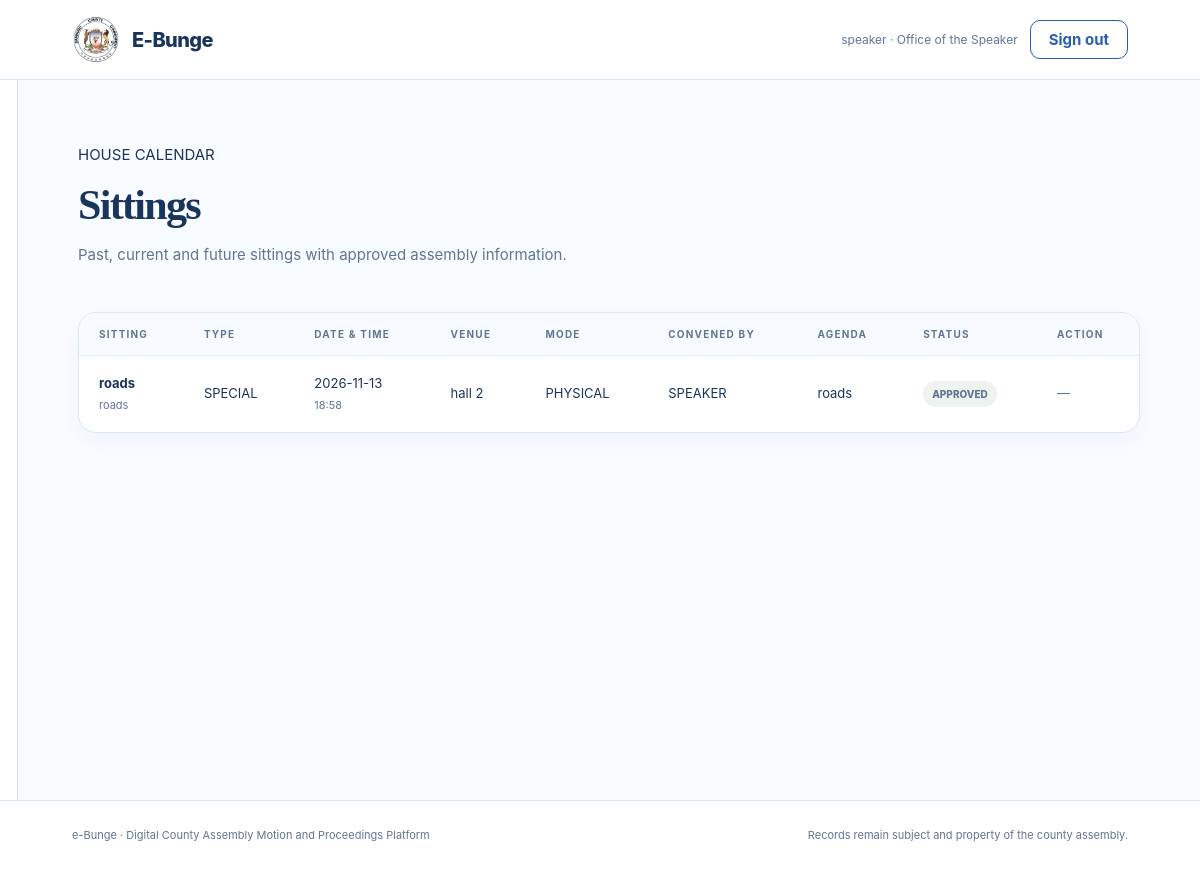
The app's page /pages/sittings.php (signed in) with its own data.
### tables this page shows
CREATE TABLE sittings (
      id INTEGER PRIMARY KEY AUTOINCREMENT, title TEXT NOT NULL, sitting_date TEXT NOT NULL,
      venue TEXT NOT NULL, agenda TEXT, status TEXT DEFAULT 'pending', created_by INTEGER,
      approved_by INTEGER, created_at TEXT DEFAULT CURRENT_TIMESTAMP, sitting_type TEXT NOT NULL DEFAULT 'ORDINARY', start_time TEXT NOT NULL DEFAULT '09:00', mode TEXT NOT NULL DEFAULT 'PHYSICAL', convened_by TEXT NOT NULL DEFAULT 'CLERK', purpose TEXT,
      FOREIGN KEY(created_by) REFERENCES users(id), FOREIGN KEY(approved_by) REFERENCES users(id)
    );

### pages/sittings.php (the view, shortened to what this page needs)
<?php
include __DIR__ . '/../includes/page_top.php';
$u = current_user();
$rows = db()->query("
    SELECT *
    FROM sittings
    ORDER BY sitting_date DESC, start_time DESC
")->fetchAll();
?>
<div class="page-heading">
    <div>
        <p class="eyebrow">HOUSE CALENDAR</p>
        <h1>Sittings</h1>
        <p class="muted">
            Past, current and future sittings with approved assembly information.
        </p>
    </div>
</div>
<section class="panel table-panel">
    <div class="table-wrap">
        <table>
            <thead>
                <tr>
                    <th>Sitting</th>
                    <th>Type</th>
                    <th>Date &amp; Time</th>
                    <th>Venue</th>
                    <th>Mode</th>
                    <th>Convened By</th>
                    <th>Agenda</th>
                    <th>Status</th>
                    <th>Action</th>
                </tr>
            </thead>
            <tbody>
                <?php foreach ($rows as $r): ?>
                <tr>
                    <td>
                        <strong><?= e($r['title']) ?></strong>
                        <small><?= e($r['purpose'] ?? '') ?></small>
                    </td>
                    <td>
                        <?= e(str_replace('_', ' ', $r['sitting_type'])) ?>
                    </td>
                    <td>
                        <?= e($r['sitting_date']) ?>
                        <small><?= e($r['start_time']) ?></small>
                    </td>
                    <td><?= e($r['venue'] ?? 'Not specified') ?></td>
                    <td><?= e($r['mode']) ?></td>
                    <td><?= e($r['convened_by']) ?></td>
                    <td>
                        <?= e(mb_strimwidth($r['agenda'] ?? '', 0, 90, '…')) ?>
                    </td>
                    <td><?= status_badge($r['status']) ?></td>
                    <td>
                        <?php if (
                            $u['role'] === 'speaker' &&
                            strtoupper($r['status']) === 'DRAFT'
                        ): ?>
                            <form method="POST" action="../backend/sitting_action.php">
                                <input type="hidden" name="csrf"
                                       value="<?= e(csrf_token()) ?>">
                                <input type="hidden" name="id"
                                       value="<?= (int)$r['id'] ?>">
                                <button name="action" value="approve"
                                        class="btn btn-small" type="submit">
                                    Approve
                                </button>
                            </form>
                        <?php else: ?>
                            <span class="muted">&mdash;</span>
                        <?php endif; ?>
                    </td>
                </tr>
                <?php endforeach; ?>
            </tbody>
        </table>
    </div>
</section>
<?php include __DIR__ . '/../includes/page_bottom.php'; ?>

### config.php (shortened to what this page needs)
<?php
function db(): PDO {
    static $pdo = null;
    if ($pdo === null) {
        $pdo = new PDO('sqlite:' . DB_PATH);
        $pdo->setAttribute(PDO::ATTR_ERRMODE, PDO::ERRMODE_EXCEPTION);
        $pdo->setAttribute(PDO::ATTR_DEFAULT_FETCH_MODE, PDO::FETCH_ASSOC);
        $pdo->exec('PRAGMA foreign_keys = ON');
    }
    return $pdo;
}
function e($value): string {
    return htmlspecialchars((string)$value, ENT_QUOTES, 'UTF-8');
}
function current_user(): ?array {
    return $_SESSION['user'] ?? null;
}
function status_badge(string $status): string {
    return '<span class="badge badge-' . e($status) . '">' .
        e(ucwords(str_replace('_', ' ', $status))) . '</span>';
}

### assets/css/style.css (style rules this page uses)
:root { --ink: #1A355C; --muted: #5F7694; --deep: #2C5EAD; --mint: #1591DC; --pale: #4BB8FA; --cream: #C4E2F5; --white: #ffffff; --line: #D7E8F5; --shadow: 0 18px 45px rgba(44, 94, 173, 0.12); --radius: 18px; }
* { box-sizing: border-box; }
html { scroll-behavior: smooth; }
body { margin: 0; background: #f8fbff; color: var(--ink); font: 15px/1.6 Inter, ui-sans-serif, system-ui, sans-serif; }
.muted { color: var(--muted); }
.page-heading { display: flex; align-items: flex-end; justify-content: space-between; gap: 20px; margin-bottom: 30px; }
.page-heading h1 { margin: 0 0 7px; font: 700 42px/1.1 Georgia, serif; letter-spacing: -0.04em; }
.panel { padding: 25px; border: 1px solid var(--line); border-radius: var(--radius); background: white; box-shadow: 0 8px 25px rgba(48,87,72,0.04); }
.table-panel { padding: 0; overflow: hidden; }
.table-wrap { overflow-x: auto; }
table { width: 100%; min-width: 680px; border-collapse: collapse; text-align: left; }
th { padding: 13px 20px; background: #f7fbff; color: var(--muted); font-size: 10px; letter-spacing: 0.12em; text-transform: uppercase; }
td { padding: 17px 20px; border-top: 1px solid #e3effa; font-size: 13px; vertical-align: middle; }
td strong, td small { display: block; }
td small { margin-top: 3px; color: var(--muted); font-size: 11px; }
.badge { display: inline-block; padding: 5px 9px; border-radius: 30px; background: #eef3ef; color: var(--muted); font-size: 10px; font-weight: 800; }

### records on screen
sittings: title "roads", purpose "roads", sitting_type "SPECIAL", sitting_date "2026-11-13", start_time "18:58", venue "hall 2", mode "PHYSICAL", convened_by "SPEAKER", agenda "roads", status "APPROVED"

### other values on screen
$user['username'] "speaker"
role_name($user['role']) "Office of the Speaker"
